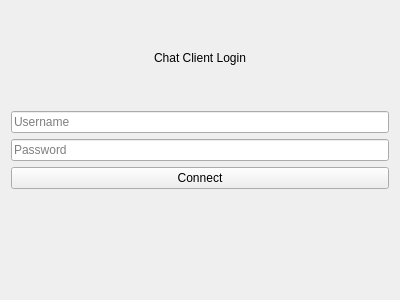
<?xml version="1.0" encoding="UTF-8"?>
<ui version="4.0">
 <class>LoginWindow</class>
 <widget class="QWidget" name="LoginWindow">
  <property name="geometry">
   <rect>
    <x>0</x>
    <y>0</y>
    <width>400</width>
    <height>300</height>
   </rect>
  </property>
  <property name="windowTitle">
   <string>Login</string>
  </property>
  <layout class="QVBoxLayout" name="verticalLayout">
   <item>
    <widget class="QLabel" name="titleLabel">
     <property name="text">
      <string>Chat Client Login</string>
     </property>
     <property name="alignment">
      <set>Qt::AlignCenter</set>
     </property>
    </widget>
   </item>
   <item>
    <widget class="QLineEdit" name="txtUsername">
     <property name="placeholderText">
      <string>Username</string>
     </property>
    </widget>
   </item>
   <item>
    <widget class="QLineEdit" name="txtPassword">
     <property name="placeholderText">
      <string>Password</string>
     </property>
     <property name="echoMode">
      <enum>QLineEdit::Password</enum>
     </property>
    </widget>
   </item>
   <item>
    <widget class="QPushButton" name="btnLogin">
     <property name="text">
      <string>Connect</string>
     </property>
    </widget>
   </item>
   <item>
    <widget class="QLabel" name="lblStatus">
     <property name="text">
      <string/>
     </property>
     <property name="styleSheet">
      <string>color: red;</string>
     </property>
    </widget>
   </item>
  </layout>
 </widget>
 <resources/>
 <connections/>
</ui>
